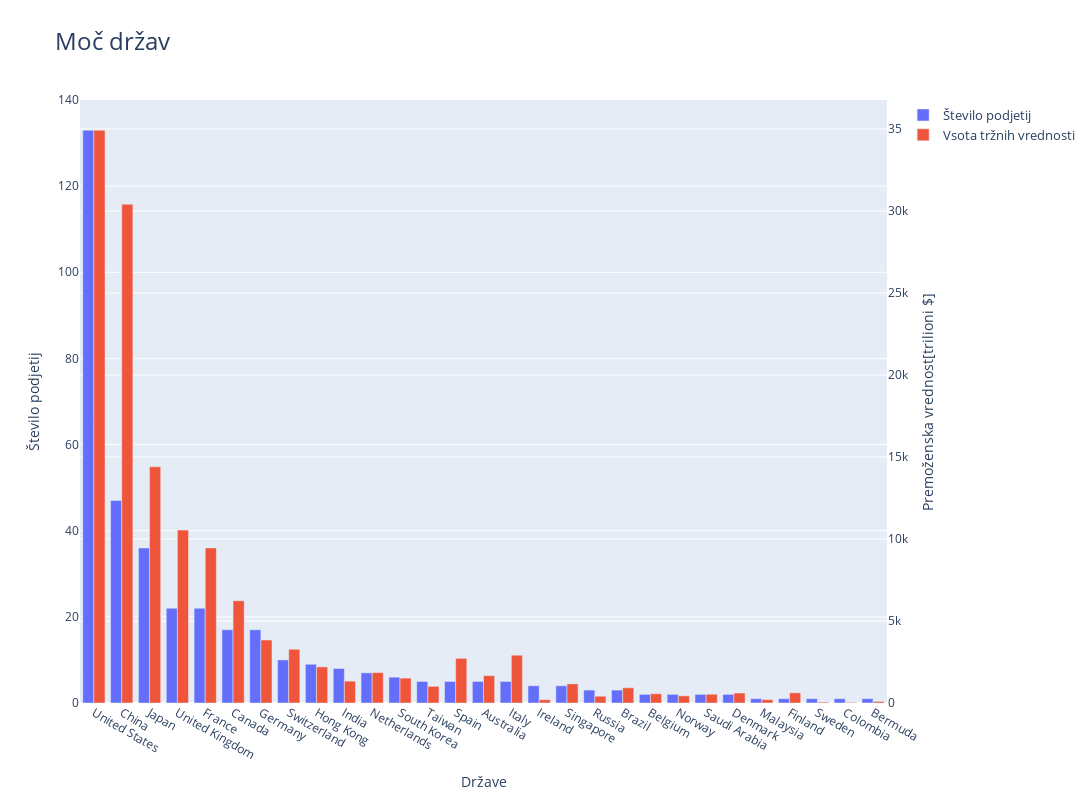

Here is the notebook cell this chart was saved with:
### Code cell
podjetja_po_drzavi=podjetja_po_drzavi.sort_values('ime_count', ascending=False)
graf5 = go.Figure(data=[
    go.Bar(name='Število podjetij',
     x = podjetja_po_drzavi.index, y = podjetja_po_drzavi.ime_count, yaxis='y', offsetgroup=1),
    go.Bar(name='Vsota tržnih vrednosti',
     x = podjetja_po_drzavi.index, y = podjetja_po_drzavi.premozenska_vrednost_B_sum, yaxis='y2', offsetgroup=2)
], layout={
    'yaxis' : {'title': 'Število podjetij'},
    'yaxis2' : {'title' : 'Premoženska vrednost[trilioni $]', 'overlaying': 'y', 'side': 'right'}
    
})
graf5.update_layout(
    width = 1200,
    height = 800,
    title = 'Moč držav',
    title_font = {'size': 24} ,
    legend = {
        'font' : {'size': 13},
    }
)
graf5.update_xaxes(
    title = 'Države'
)
graf5.update_layout(barmode='group')
graf5.show()

### Figure 1 — Plotly figure (JSON) as saved in the notebook; plotly's stock layout.template omitted (floating-point values rounded to 4 significant figures)
{"data": [{"name": "Število podjetij", "offsetgroup": "1", "type": "bar", "x": ["United States", "China", "Japan", "United Kingdom", "France", "Canada", "Germany", "Switzerland", "Hong Kong", "India", "Netherlands", "South Korea", "Taiwan", "Spain", "Australia", "Italy", "Ireland", "Singapore", "Russia", "Brazil", "Belgium", "Norway", "Saudi Arabia", "Denmark", "Malaysia", "Finland", "Sweden", "Colombia", "Bermuda"], "y": [133, 47, 36, 22, 22, 17, 17, 10, 9, 8, 7, 6, 5, 5, 5, 5, 4, 4, 3, 3, 2, 2, 2, 2, 1, 1, 1, 1, 1], "yaxis": "y"}, {"name": "Vsota tržnih vrednosti", "offsetgroup": "2", "type": "bar", "x": ["United States", "China", "Japan", "United Kingdom", "France", "Canada", "Germany", "Switzerland", "Hong Kong", "India", "Netherlands", "South Korea", "Taiwan", "Spain", "Australia", "Italy", "Ireland", "Singapore", "Russia", "Brazil", "Belgium", "Norway", "Saudi Arabia", "Denmark", "Malaysia", "Finland", "Sweden", "Colombia", "Bermuda"], "y": [34930.0, 30420.0, 14400.0, 10542, 9457.0, 6241.0, 3841.0, 3277.0, 2202.0, 1333.0, 1854.0, 1519.0, 1016.0, 2723.0, 1669.0, 2915, 199, 1165.0, 412.9, 927.6, 564.7, 436, 533.5, 608.2, 204, 622.8, 55.6, 41.3, 97], "yaxis": "y2"}], "layout": {"barmode": "group", "height": 800, "legend": {"font": {"size": 13}}, "title": {"font": {"size": 24}, "text": "Moč držav"}, "width": 1200, "xaxis": {"title": {"text": "Države"}}, "yaxis": {"title": {"text": "Število podjetij"}}, "yaxis2": {"overlaying": "y", "side": "right", "title": {"text": "Premoženska vrednost[trilioni $]"}}}}
